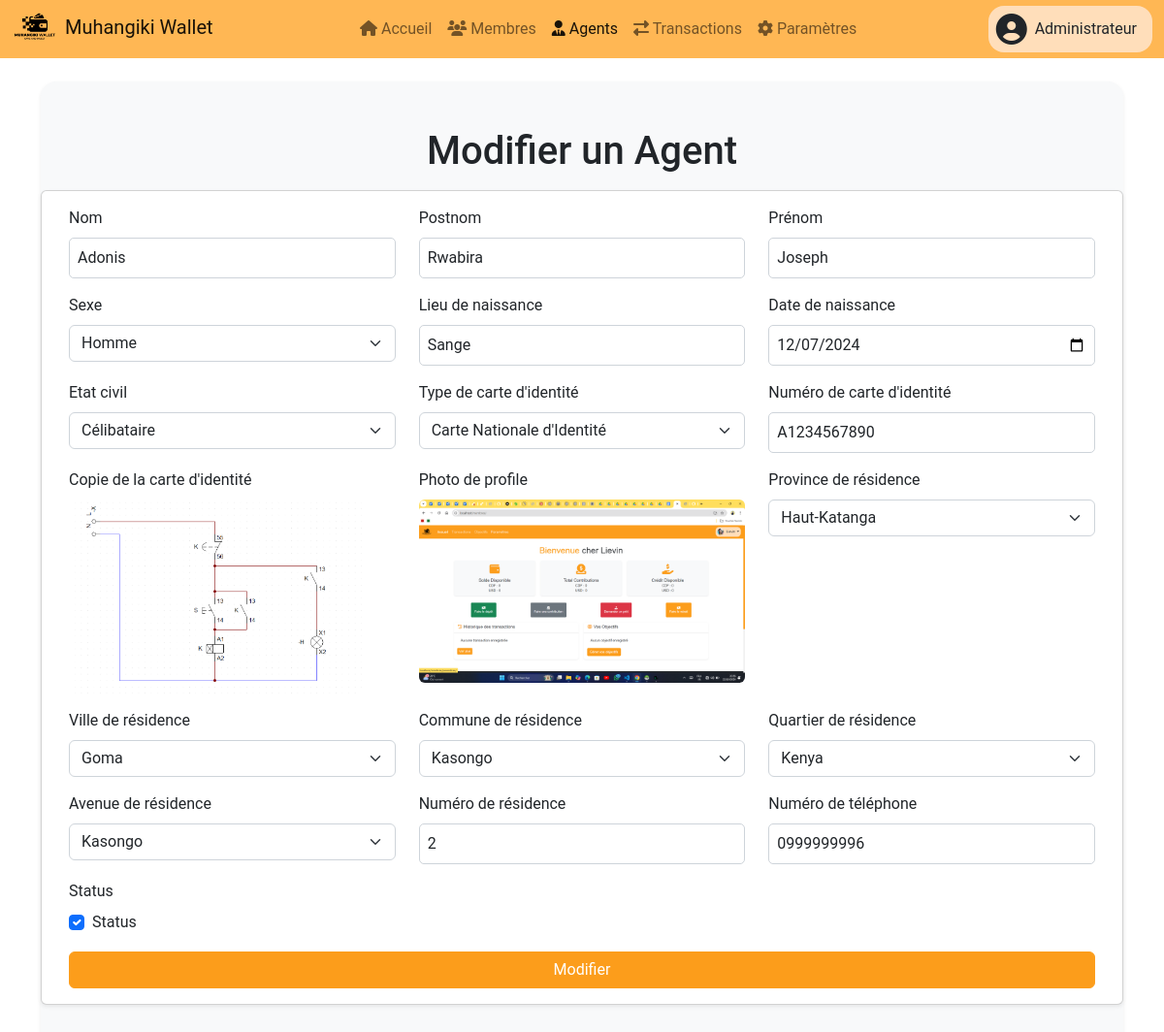
The page /administrateurs/agents/4/modifier/ (signed in) on the database its author committed.
### administrateurs/models.py (models this page shows, shortened)
class Users(AbstractUser, PermissionsMixin):
    type = models.CharField(max_length=20, choices=[(tag.value, tag.name) for tag in TypesUtilisateur], default=TypesUtilisateur.MEMBRE.value, verbose_name="Type d'utilisateur")
    def is_admin(self):
        return self.type == TypesUtilisateur.ADMIN.value
    class Meta:
        verbose_name = _("Utilisateur")
        verbose_name_plural = _("Utilisateurs")

class Administrateurs(models.Model):
    user = models.OneToOneField(settings.AUTH_USER_MODEL, on_delete=models.CASCADE, related_name="admin", primary_key=True)
    nom = models.CharField(max_length=20, verbose_name="Nom")
    postnom = models.CharField(max_length=20, verbose_name="Postnom")
    prenom = models.CharField(max_length=20, blank=True, null=True, verbose_name="Prénom")
    sexe = models.CharField(max_length=10, choices=[("M", "Homme"), ("F", "Femme")], verbose_name="Sexe")
    lieu_naissance = models.CharField(max_length=50, verbose_name="Lieu de naissance")
    date_naissance = models.DateField(verbose_name="Date de naissance")
    etat_civil = models.CharField(max_length=20, choices=[("Célibataire", "Célibataire"), ("Marié", "Marié(e)"), ("Veuf", "Veuf(ve)"), ("Divorcé", "Divorcé(e)")], verbose_name="Etat civil")
    type_carte_identite = models.CharField(max_length=20, choices=TYPES_CARTE_IDENTITE, verbose_name="Type de carte d'identité")
    num_carte_identite = models.CharField(max_length=50, verbose_name="Numéro de carte d'identité")
    carte_identite_copy = models.ImageField(upload_to="cartes_identite/", verbose_name="Copie de la carte d'identité")
    photo_profile = models.ImageField(upload_to="photo_profile/", verbose_name="Photo de profile")
    province_residence = models.ForeignKey(Provinces, on_delete=models.CASCADE, verbose_name="Province de résidence")
    ville_residence = models.ForeignKey(Villes, on_delete=models.CASCADE, verbose_name="Ville de résidence")
    commune_residence = models.ForeignKey(Communes, on_delete=models.CASCADE, verbose_name="Commune de résidence")
    quartier_residence = models.ForeignKey(Quartiers, on_delete=models.CASCADE, verbose_name="Quartier de résidence")
    avenue_residence = models.ForeignKey(Avenues, on_delete=models.CASCADE, verbose_name="Avenue de résidence")
    numero_telephone = models.CharField(max_length=20, unique=True, validators=[RegexValidator(regex=r'^(\+243|0)\d{9}$', message="Format valide : (+243 ou 0) 996437657")], verbose_name="Numéro de téléphone")
    reference_code = models.OneToOneField(CodesReference, on_delete=models.CASCADE, max_length=20, unique=True, verbose_name="Code de référence", blank=True, null=True)
    date_creation = models.DateTimeField(auto_now_add=True, verbose_name="Date de création")
    date_modification = models.DateTimeField(auto_now=True, verbose_name="Date de modification")
    status = models.BooleanField(default=True)
    class Meta:
        verbose_name = _("Administrateur")
        verbose_name_plural = _("Administrateurs")

class Provinces(models.Model):
    nom = models.CharField(max_length=255, unique=True)
    def __str__(self):
        return self.nom
    class Meta:
        verbose_name = _("Province")
        verbose_name_plural = _("Provinces")

class Villes(models.Model):
    province = models.ForeignKey(Provinces, on_delete=models.CASCADE)
    nom = models.CharField(max_length=45, unique=True)
    type = models.CharField(max_length=45, choices=[('Ville', 'Ville'), ('Territoire', 'Territoire')], default='Ville', verbose_name="Type")
    def __str__(self):
        return self.nom
    class Meta:
        abstract = False

class Communes(models.Model):
    ville = models.ForeignKey(Villes, on_delete=models.CASCADE)
    nom = models.CharField(max_length=45, unique=True)
    def __str__(self):
        return self.nom

class Quartiers(models.Model):
    commune = models.ForeignKey(Communes, on_delete=models.CASCADE)
    nom = models.CharField(max_length=45, unique=True)
    def __str__(self):
        return self.nom
    class Meta:
        abstract = False

class Avenues(models.Model):
    quartier = models.ForeignKey(Quartiers, on_delete=models.CASCADE)
    nom = models.CharField(max_length=45, unique=True)
    def __str__(self):
        return self.nom
    class Meta:
        verbose_name = _("Avenue")
        verbose_name_plural = _("Avenues")

### agents/models.py (models this page shows, shortened)
class Agents(models.Model):
    user = models.OneToOneField(settings.AUTH_USER_MODEL, related_name="agent", on_delete=models.CASCADE, primary_key=True)
    nom = models.CharField(max_length=20, verbose_name="Nom")
    postnom = models.CharField(max_length=20, verbose_name="Postnom")
    prenom = models.CharField(max_length=20, blank=True, null=True, verbose_name="Prénom")
    sexe = models.CharField(max_length=10, choices=[("M", "Homme"), ("F", "Femme")], verbose_name="Sexe")
    lieu_naissance = models.CharField(max_length=50, verbose_name="Lieu de naissance")
    date_naissance = models.DateField(verbose_name="Date de naissance")
    etat_civil = models.CharField(max_length=20, choices=[("Célibataire", "Célibataire"), ("Marié", "Marié(e)"), ("Veuf", "Veuf(ve)"), ("Divorcé", "Divorcé(e)")], verbose_name="Etat civil")
    type_carte_identite = models.CharField(max_length=20, choices=TYPES_CARTE_IDENTITE, verbose_name="Type de carte d'identité")
    num_carte_identite = models.CharField(max_length=50, verbose_name="Numéro de carte d'identité")
    carte_identite_copy = models.ImageField(upload_to="cartes_identite/", verbose_name="Copie de la carte d'identité")
    photo_profile = models.ImageField(upload_to="photo_profile/", verbose_name="Photo de profile")
    province_residence = models.ForeignKey(Provinces, on_delete=models.CASCADE, verbose_name="Province de résidence")
    ville_residence = models.ForeignKey(Villes, on_delete=models.CASCADE, verbose_name="Ville de résidence")
    commune_residence = models.ForeignKey(Communes, on_delete=models.CASCADE, verbose_name="Commune de résidence")
    quartier_residence = models.ForeignKey(Quartiers, on_delete=models.CASCADE, verbose_name="Quartier de résidence")
    avenue_residence = models.ForeignKey(Avenues, on_delete=models.CASCADE, verbose_name="Avenue de résidence")
    numero_residence = models.IntegerField(verbose_name="Numéro de résidence")
    numero_telephone = models.CharField(max_length=20, unique=True, validators=[RegexValidator(regex=r'^(\+243|0)\d{9}$', message="Format valide : (+243 ou 0) 996437657")], verbose_name="Numéro de téléphone")
    reference_code = models.OneToOneField(CodesReference, on_delete=models.CASCADE, max_length=20, unique=True, verbose_name="Code de référence", blank=True, null=True)
    date_creation = models.DateTimeField(auto_now_add=True, verbose_name="Date de création")
    date_modification = models.DateTimeField(auto_now=True, verbose_name="Date de modification")
    status = models.BooleanField(default=True)
    class Meta:
        verbose_name = _("Agent")
        verbose_name_plural = _("Agents")

### administrateurs/views.py (the view)
# urls.py: path("agents/<int:agent_id>/modifier/", views.modifier_agent, name="modifier_agent"),
@login_required
@verifier_admin
def modifier_agent(request, agent_id):
    agent = get_object_or_404(Agents, pk=agent_id)
    if request.method == "POST":
        form = ModifierAgentsForm(request.POST, request.FILES, instance=agent)
        if form.is_valid():
            form.save()
            messages.success(request, "L'agent a été modifié avec succès.")
            return redirect("administrateurs:agents")
    else:
        form = ModifierAgentsForm(instance=agent)
    context = {
        "form": form,
        "agent": agent,
    }
    return render(request, "administrateurs/modifier_agent.html", context)

### administrateurs/templates/administrateurs/modifier_agent.html (shortened to what this page needs)
{% extends 'administrateurs/base.html' %}
{% block content %}
<div class="container-fluid container-md bg-light py-5 rounded-4 shadow-sm">
    <div class="row justify-content-center">
        <h1 class="text-center mb-3">Modifier un Agent</h1>
        <div class="card shadow-sm">
            <div class="card-body">
                <form method="post" enctype="multipart/form-data" novalidate>
                    <div class="row">
                        {% for field in form %}
                            {% if field.field.widget.input_type == 'file' %}
                                <div class="col-md-4 mb-3">
                                    <label for="{{ field.id_for_label }}" class="form-label">{{ field.label }}</label>
                                    <div class="photo-preview-container">
                                        <img id="photo-preview" src="/static{{field.value.url}}" alt="Aperçu de la photo" class="img-fluid rounded" style="max-height: 200px; object-fit: cover;">
                                    </div>
                                </div>
                            {% else %}
                                <div class="col-md-4 mb-3">
                                    <label for="{{ field.id_for_label }}" class="form-label">{{ field.label }}</label>
                                    {% if field.field.widget.input_type == 'radio' %}
                                        <div class="form-check">
                                            <input type="{{ field.field.widget.input_type }}" class="form-check-input {% if field.errors %}is-invalid{% endif %}" id="{{ field.id_for_label }}" name="{{ field.name }}" value="{{ field.value|default:'' }}">
                                            <label class="form-check-label" for="{{ field.id_for_label }}">{{ field.choice_label }}</label>
                                        </div>
                                    {% elif field.field.widget.input_type == 'select' %}
                                        <select class="form-select {% if field.errors %}is-invalid{% endif %}" id="{{ field.id_for_label }}" name="{{ field.name }}">
                                            {% for option in field.field.choices %}
                                                {% if option.0 != '' %} <option value="{{ option.0 }}" {% if field.value == option.0 %}selected{% endif %}>{{ option.1 }}</option> {% endif %}
                                            {% endfor %}
                                        </select>
                                    {% elif field.field.widget.input_type == 'checkbox' %}
                                        <div class="form-check">
                                            <input type="{{ field.field.widget.input_type }}" class="form-check-input {% if field.errors %}is-invalid{% endif %}" id="{{ field.id_for_label }}" name="{{ field.name }}" {% if field.value %}checked{% endif %}>
                                            <label class="form-check-label" for="{{ field.id_for_label }}">{{ field.label }}</label>
                                        </div>
                                    {% else %}
                                        <input type="{{ field.field.widget.input_type }}" class="form-control {% if field.errors %}is-invalid{% endif %}" id="{{ field.id_for_label }}" name="{{ field.name }}" value="{% if field.field.widget.input_type == 'date' %}{{ field.value|date:'Y-m-d' }}{% else %}{{ field.value|default:'' }}{% endif %}" required>
                                    {% endif %}
                                </div>
                            {% endif %}
                        {% endfor %}
                    </div>
                    <div class="row">
                        <div class="col-md-12">
                            <button type="submit" class="btn btn-mw text-white w-100" id="create-account-button">Modifier</button>
                        </div>
                    </div>
                </form>
            </div>
        </div>
    </div>
</div>
{% endblock %}

### administrateurs/templates/administrateurs/base.html (shortened to what this page needs)
{% load static %}
<!DOCTYPE html>
<html lang="fr">
<head>
    <link rel="stylesheet" href="{% static 'css/bootstrap/bootstrap.min.css' %}">
    <link rel="stylesheet" href="{% static 'css/bootstrap-icons/bootstrap-icons.css' %}">
    <link rel="stylesheet" href="https://cdnjs.cloudflare.com/ajax/libs/font-awesome/6.4.2/css/all.min.css">
    <link rel="stylesheet" href="{% static 'css/style.css' %}">
</head>
<body>
    <header>
        <nav class="navbar navbar-expand-lg navbar-light p-0">
            <div class="container-fluid">
                <a class="navbar-brand align-middle" href="{% url 'administrateurs:home' %}">
                    <img src="{% static 'LOGO_MUHANGIKI_WALLET_NOIR.png' %}" alt="Logo Muhangiki Wallet" height="50" class="d-inline-block">
                    <span>Muhangiki Wallet</span>
                </a>
                <div class="collapse navbar-collapse justify-content-between" id="navbarNav">
                    <ul class="navbar-nav d-flex justify-content-center flex-grow-1">
                        {% if request.user.is_authenticated %}
                        <li class="nav-item">
                            <a class="nav-link {% if request.path == '/membres/' %}active{% endif %}" aria-current="page" href="{% url 'administrateurs:home' %}">
                                <i class="fa fa-home"></i>
                                Accueil
                            </a>
                        </li>
                        <li class="nav-item">
                            <a class="nav-link {% if '/membres/' in request.path %}active{% endif %}" href="{% url 'administrateurs:membres' %}">
                                <i class="fa fa-users"></i>
                                Membres
                            </a>
                        </li>
                        <li class="nav-item">
                            <a class="nav-link {% if '/agents/' in request.path %}active{% endif %}" href="{% url 'administrateurs:agents' %}">
                                <i class="fa-solid fa-user-tie"></i>
                                Agents
                            </a>
                        </li>
                        <li class="nav-item">
                            <a class="nav-link {% if '/transactions/' in request.path %}active{% endif %}" href="{% url 'administrateurs:transactions' %}">
                                <i class="fa fa-exchange-alt"></i>
                                Transactions
                            </a>
                        </li>
                        <li class="nav-item">
                            <a class="nav-link {% if '/parametres/' in request.path %}active{% endif %}" href="/admin">
                                <i class="fa fa-cog"></i>
                                Paramètres
                            </a>
                        </li>
                    </ul>
                    <ul class="navbar-nav rounded-4" style="background-color: #ffdeba;">
                        <li class="nav-item dropdown">
                            <a class="nav-link text-dark d-flex align-items-center justify-content-center" href="#" id="userDropdown" role="button" data-bs-toggle="dropdown" aria-expanded="false">
                                {% if user.admin.photo_profile %}
                                <img src="/static{{user.admin.photo_profile.url}}" alt="Photo de profil" class="rounded-circle" height="30">
                                {% elif user.admin.sexe == 'M' %}
                                <i class="fas fa-user-circle fa-2x"></i>
                                {% else %}
                                <i class="fas fa-user-circle fa-2x"></i>
                                {% endif %}
                                <span class="mx-2 text-dark">{{ user.admin.nom }}</span>
                            </a>
                        </li>
                    {% endif %}
                    </ul>
                </div>
            </div>
        </nav>
    </header>
    <main class="container-fluid container-md py-4 d-flex flex-column">
        {% block content %}
        {% endblock %}
    </main>
</body>
</html>

### rows shown on the page
Users: admin.nom "Administrateur"
Agents: nom "Adonis" "Rwabira" "Joseph" "Sange" "12/07/2024" "A1234567890" "0999999996", etat_civil "Célibataire" "Carte Nationale d'Identité"
Provinces: province_residence "Haut-Katanga"
Villes: ville_residence "Goma"
Communes: commune_residence "Kasongo"
Quartiers: quartier_residence "Kenya"
Avenues: avenue_residence "Kasongo"

### other values the page prints
{{ field.label }} "Nom" "Postnom" "Prénom" "Sexe" "Lieu de naissance" "Date de naissance" "Etat civil" "Type de carte d'identité" "Numéro de carte d'identité" "Province de résidence" "Ville de résidence" "Commune de résidence" "Quartier de résidence" "Avenue de résidence" "Numéro de résidence" "Numéro de téléphone" "Status"
{{ field.label }} "Copie de la carte d'identité" "Photo de profile"
{{ field.label }} "Status"
form field sexe "Homme"
